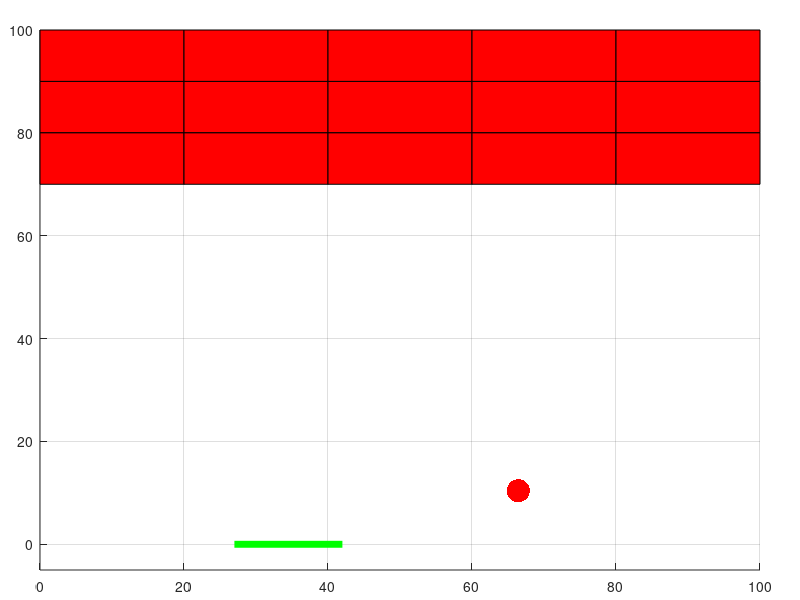

MATLAB code to generate this figure: (Note: this script raises an error after producing the figure.)
%game_brickwalls
clear
clc

%IDEAS/NOTES
% - make main menu screen and start button
% - make adjustable sensitivities
% - use mouse input instead of keys (maybe include both options)
% - make it like the game with the blocks on the top of the screen that you
%   have to destroy
% - implement conservation of momentum into physics to make it more
%   realistic and interesting

%% SETUP

%Get screensize
screensize = get(0,'ScreenSize');
figwidth = screensize(3)/2;
figheight = screensize(4)-120;

%Create blue figure that has a KeyPressFcn with a function handle
%keyboardFunction
brickwallsFigure = figure('Position',[0,40,figwidth,figheight],...
    'color','blue','KeyPressFcn',@keyboardFunction);

%Create axes
%'color','black',
    %'XTickLabels',[],'YTickLabels',[],...
brickwallsAxes = axes('XLim',[0 100],'YLim',[-5 100],...
    'position',[0.05,0.05,0.9,0.9]);
grid on

%% INITIALIZE

%GLOBALIZE
global BlockCenter dBlockCenter bwidth

%SIGNAL VARIABLES
stop = 0; %represents whether game continues or not

%TIME DATA
t = 0; %time variable
p = 0.015; %pause variable

%BRICK DATA
numBricksAcross = 5;
numBricksDown = 3;
brickWidth = 100/numBricksAcross; %width of bricks(DEPENDENT)
brickDepth = 10; %depth of bricks (MANUAL)
brickXCoords = [0,brickWidth,brickWidth,0];
brickYCoords = [0,0,brickDepth,brickDepth];
numBricks = numBricksAcross*numBricksDown; %number of bricks (10 x 4 grid)
n = 1; %counter
for y = 1:numBricksDown
    for x = 1:numBricksAcross
    brickCornerXPos(y,x) = brickWidth*(x-1);
    brickCornerYPos(y,x) = 100-brickDepth*y;
    %n = n+1;
    bricks(y,x) = patch(brickXCoords+brickCornerXPos(y,x),...
                     brickYCoords+brickCornerYPos(y,x),'r');
    end
end
%brickCornerPos = [brickCornerXPos;brickCornerYPos]; %array containing
%coordinates of bottom-left corners of all bricks
for n = 1:numBricks
%   bricks(x,y) = patch(brickXCoords+brickCornerXPos(n),...
%                     brickYCoords+brickCornerYPos(n),'r');
end
vertBricksLeft = numBricksDown; %represents number of bricks left
                               %in "vertical section"
for n = 2:numBricksAcross
vertBricksLeft = [vertBricksLeft,numBricksDown]; %"add" another element
end

%BALL DATA
BallVel = [1,1]; %velocity vector of ball
markersize = 50; %size of Ball
BallRad = markersize/35; %radius of Ball
rnumX = round(100-2*BallRad); %upper limit of randomized ball coordinate
rnumY = rnumX-round(numBricksDown*brickDepth);
BallPos = [BallRad+randi(rnumX),BallRad+randi(rnumY)];
Ball = line(BallPos(1),BallPos(2),'marker','.',...
    'markersize',markersize,'color','red');

%BLOCK DATA
bwidth = 15; %width of pongBlock
dBlockCenter = 10; %change in position when button is pressed
rnum = round(100-bwidth/2);
linewidth = 5; %width of pongBlock
BlockThickness = linewidth/9.5; %thickness of pongBlock                      
BlockCenter = bwidth/2+randi(rnum); %center of position of PongBlock
Block = line([BlockCenter-bwidth/2,BlockCenter+bwidth/2],...
    [0 0],'linewidth',linewidth,'color','green');

%SCRAPPED
%BallMass = 1; %not sure what value or units to give this
%BlockMass = 1; %not sure what value or units to give this
%BlockRad = BlockThickness/2; %"radius" of the block (distance from center
%                             %to edge)
%BlockY = 0; %y-position of block
%BlockVel = [-1,0]; %velocity vector of block

%% LOOP

while stop ~= 1
    %Calculate max height, maxHeight and 
    %"vertical section," vertSect using function
    [maxHeight,vertSect] = calc_maxH(BallPos,numBricksAcross,...
        vertBricksLeft,brickCornerXPos,brickDepth,brickWidth);
    
    %Change direction if ball is too far left or right
    if BallPos(1)-BallRad < 0 || BallPos(1)+BallRad > 100
        BallVel(1) = -BallVel(1);
    end
    %change direction if ball hits bottom of brick
    if BallPos(2)+BallRad > maxHeight
        BallVel(2) = -BallVel(2);
        if vertBricksLeft(vertSect) > 0
        delete(bricks(vertBricksLeft(vertSect),vertSect))
        vertBricksLeft(vertSect) = vertBricksLeft(vertSect)-1;
        end
    end
    %change direction if ball hits top of brick
    
    %check whether block is underneath ball
    if BallPos(2)-BallRad-BlockThickness < 0
        if abs(BallPos(1) - BlockCenter) < bwidth/2
            BallVel(2) = - BallVel(2);
        else
            stop = 1;
        end
    end
    
    %Update ball's position
    BallPos = BallPos+BallVel;
    set(Ball,'XData',BallPos(1),...
                 'YData',BallPos(2));
    
%AUTO BLOCK
BlockCenter = BallPos(1);
             
    %Update block's position
    set(Block,'XData',...
        [BlockCenter-bwidth/2,BlockCenter+bwidth/2]);
    
    %Update time
    pause(p);
    t = t+p;
end

%% FUNCTIONS

function keyboardFunction(figure,event)
global BlockCenter dBlockCenter bwidth
switch event.Key
    case 'leftarrow'
        if BlockCenter-bwidth/2 > 0 %left end is greater than zero
            if BlockCenter-bwidth/2-dBlockCenter > 0 %new left end is also
                %greater than zero
                BlockCenter = BlockCenter-dBlockCenter;
            else
                BlockCenter = 0+bwidth/2; %new left end becomes 0
            end
        end
    case 'rightarrow'
        if BlockCenter+bwidth/2 < 100 %right end is less than 100
            if BlockCenter+bwidth/2+dBlockCenter < 100 %new right end
                %is also less than 100
                BlockCenter = BlockCenter+dBlockCenter;
            else
                BlockCenter = 100-bwidth/2; %new right end becomes 100
            end
        end
end
end

function [maxHeight,vertSect] = calc_maxH(BallPos,numBricksAcross,...
    vertBricksLeft,brickCornerXPos,brickDepth,brickWidth)
n = 1;

%DID NOT WORK, BUT KEEPING IT IN CASE IT CAN BE USED IN THE FUTURE
%while BallPos(1) > brickCornerXPos(n)
%        a = n;
%    n = n+1;

for n = 1:numBricksAcross
    %Check which "vertical section" of bricks the ball is
    %underneath (x-position)
    x = BallPos(1) - brickCornerXPos(1,n);
    if x < brickWidth && x > 0
        S = n;
    end
    n = n+1;
end
maxHeight = 100-vertBricksLeft(S)*brickDepth; %height of lowest brick in
                                             %ball's "vertical section"
vertSect = S; %"vertical section" of ball
end
